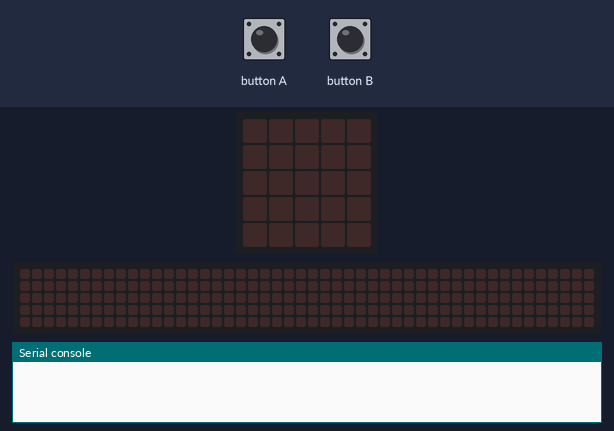
The program below on a simulated BBC micro:bit (MakeCode). Shown: the board's 5×5 LED display, a strip that is not on the board, showing the scrolling text unrolled, the last lines printed to the serial console. The inputs (shaded band) are chosen by the test bench. The 48×5 strip is a reading aid, not a part: it shows the text the display is scrolling, unrolled, one strip-width of it at a time.

Above: at 1.2 s.
1.3 s: button B pressed for 0.15 s
At 4.0 s:
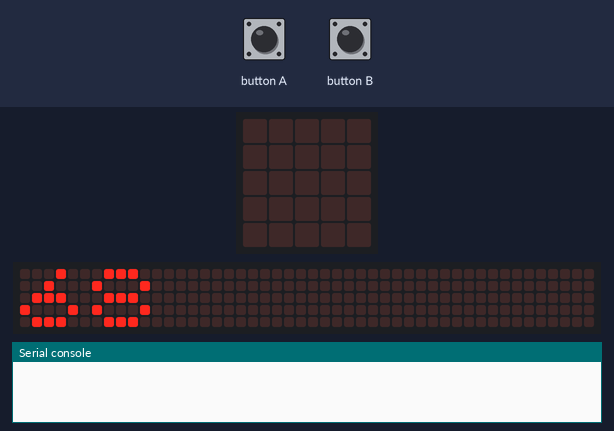
4.3 s: button A pressed for 0.15 s
At 6.0 s:
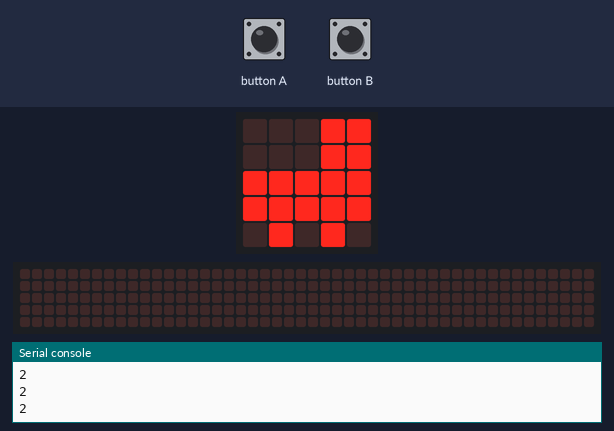
At 7.2 s:
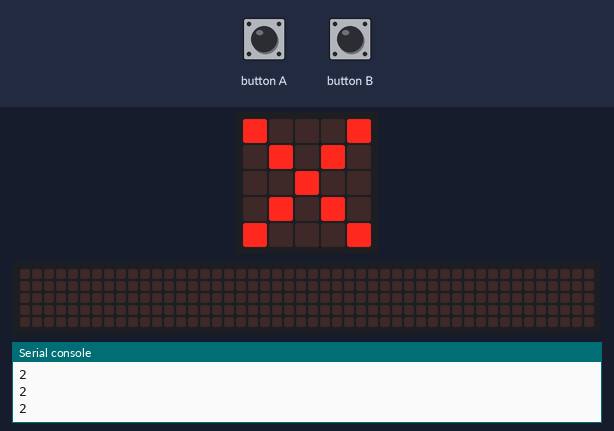
Timing chart, 0 to 8.7 s (numbered marks = the images above; inputs shaded):
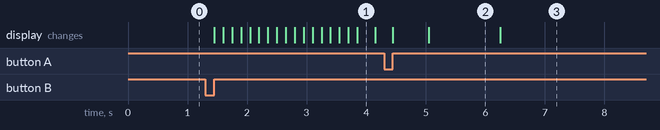

Measured:
- after the input at 1.3 s, the display: changes after 0.15 s (image 1)
- after the input at 4.3 s, the display: first changes after 0.15 s (image 2 shows a later state)
- what the display in image 2 shows lasts 1.2 s, from 5.1 s to 6.3 s

The program:

main.ts
```typescript
input.onGesture(Gesture.Shake, function () {
    basic.showString("negr")
})
input.onButtonPressed(Button.A, function () {
    basic.showIcon(IconNames.Yes)
    for (let index = 0; index < 2; index++) {
        basic.showIcon(IconNames.Rollerskate)
    }
    for (let index = 0; index < 1; index++) {
        music._playDefaultBackground(music.builtInPlayableMelody(Melodies.Ringtone), music.PlaybackMode.InBackground)
    }
    for (let index = 0; index < 790; index++) {
        music.stopMelody(MelodyStopOptions.All)
        basic.showLeds(`
            # . . . #
            . # . # .
            . . # . .
            . # . # .
            # . . . #
            `)
    }
    for (let index = 0; index < 4; index++) {
        basic.showIcon(IconNames.SmallSquare)
    }
    for (let index = 0; index < 1; index++) {
        basic.clearScreen()
    }
})
input.onGesture(Gesture.LogoUp, function () {
    basic.showString("2")
})
input.onButtonPressed(Button.B, function () {
    basic.showNumber(17 * 4)
    for (let index = 0; index < 9; index++) {
        led.plotBarGraph(
        2,
        3
        )
    }
})
```

test.ts
```typescript
// Tady jsou testy. Při použití tohoto balíčku jako rozšíření nebude zkompilováno.
```
